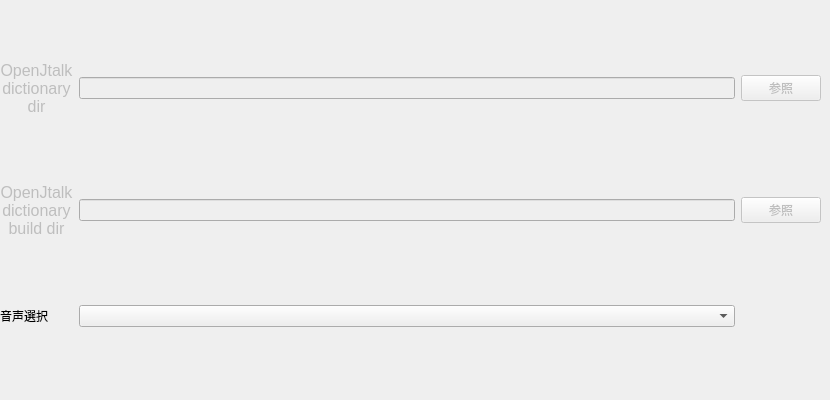
         <widget class="QWidget" name="tab_4">
          <attribute name="title">
           <string>VoiceVox core</string>
          </attribute>
          <widget class="QWidget" name="gridLayoutWidget_3">
           <property name="geometry">
            <rect>
             <x>0</x>
             <y>0</y>
             <width>821</width>
             <height>391</height>
            </rect>
           </property>
           <layout class="QGridLayout" name="gridLayout_3">
            <item row="2" column="0">
             <widget class="QLabel" name="label_24">
              <property name="text">
               <string>音声選択</string>
              </property>
             </widget>
            </item>
            <item row="2" column="1">
             <widget class="QComboBox" name="voicevoxVoiceSelComboBox">
              <property name="enabled">
               <bool>true</bool>
              </property>
              <property name="maxVisibleItems">
               <number>16</number>
              </property>
             </widget>
            </item>
            <item row="0" column="1">
             <widget class="QLineEdit" name="OpenJTalkDicPathEdit">
              <property name="enabled">
               <bool>false</bool>
              </property>
             </widget>
            </item>
            <item row="0" column="2">
             <widget class="QPushButton" name="OpenJTalkDicPathRefButton">
              <property name="enabled">
               <bool>false</bool>
              </property>
              <property name="text">
               <string>参照</string>
              </property>
             </widget>
            </item>
            <item row="0" column="0">
             <widget class="QLabel" name="label_10">
              <property name="enabled">
               <bool>false</bool>
              </property>
              <property name="text">
               <string>&lt;html&gt;&lt;head/&gt;&lt;body&gt;&lt;p align=&quot;center&quot;&gt;&lt;span style=&quot; font-size:12pt;&quot;&gt;OpenJtalk&lt;br/&gt;dictionary&lt;br/&gt;dir&lt;/span&gt;&lt;/p&gt;&lt;/body&gt;&lt;/html&gt;</string>
              </property>
             </widget>
            </item>
            <item row="1" column="1">
             <widget class="QLineEdit" name="OpenJTalkDicBuildDirEdit">
              <property name="enabled">
               <bool>false</bool>
              </property>
             </widget>
            </item>
            <item row="1" column="0">
             <widget class="QLabel" name="label_23">
              <property name="enabled">
               <bool>false</bool>
              </property>
              <property name="text">
               <string>&lt;html&gt;&lt;head/&gt;&lt;body&gt;&lt;p align=&quot;center&quot;&gt;&lt;span style=&quot; font-size:12pt;&quot;&gt;OpenJtalk&lt;br/&gt;dictionary&lt;br/&gt;build dir&lt;/span&gt;&lt;/p&gt;&lt;/body&gt;&lt;/html&gt;</string>
              </property>
              <property name="alignment">
               <set>Qt::AlignCenter</set>
              </property>
             </widget>
            </item>
            <item row="1" column="2">
             <widget class="QPushButton" name="OpenJTalkDicBuildDirRefButton">
              <property name="enabled">
               <bool>false</bool>
              </property>
              <property name="text">
               <string>参照</string>
              </property>
             </widget>
            </item>
           </layout>
          </widget>
         </widget>
